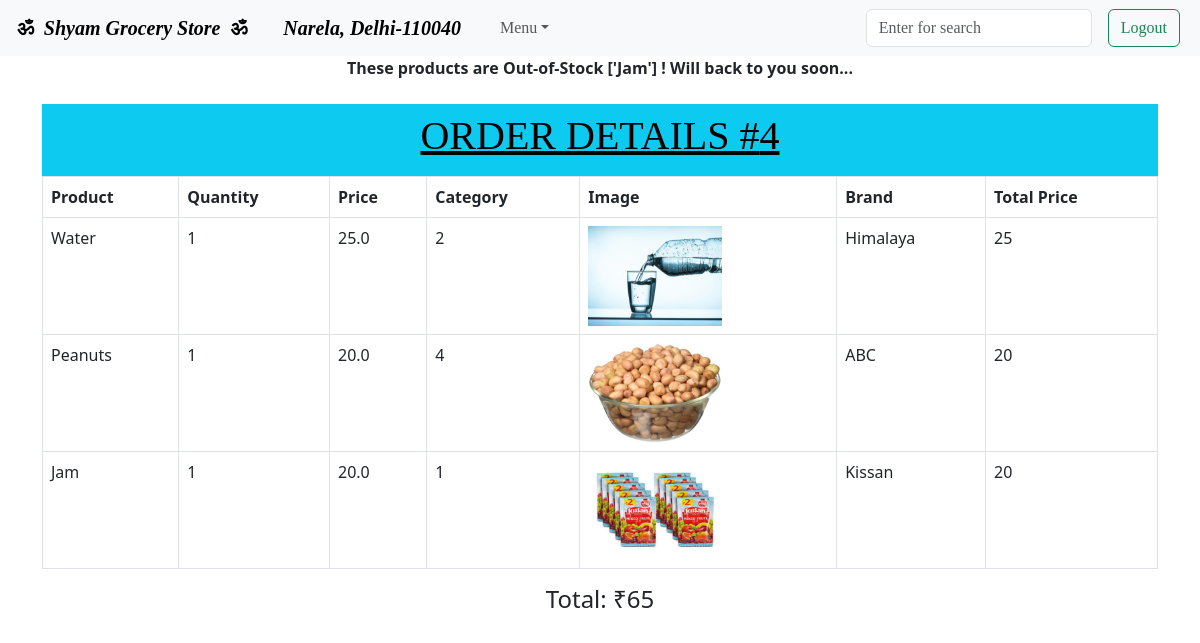
The app's page /order_details/4 (signed in), older data.
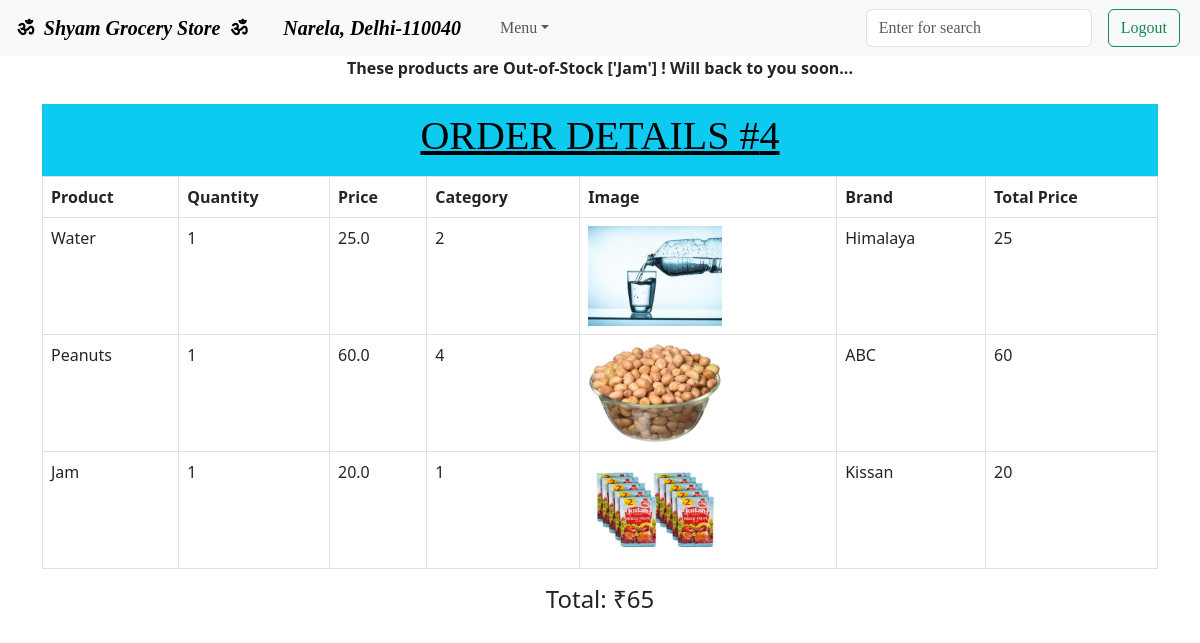
The same page, newer data.
### model.py (models this page shows)
class Product(db.Model):
    __tablename__="product"
    id = db.Column('id', db.Integer, primary_key = True)
    name = db.Column(db.String(50))
    category = db.Column(db.Integer)
    brand = db.Column(db.String(50))
    mfg_date = db.Column(db.String(20))
    exp_date = db.Column(db.String(20))
    unit = db.Column(db.String(15))
    qty = db.Column(db.Integer)
    price_per_unit = db.Column(db.Float(15))
    image = db.Column(db.String)

### controller.py (the view)
@app.route("/order_details/<int:id>")
def order_details(id):
    orders = Order_details.query.filter_by(order_id=id)
    for_price = Order.query.filter_by(id=id).first()
    order_detail = []
    check_for_out_of_stock = []
    total_price = for_price.order_total
    for order in orders:
        product = Product.query.filter_by(id=order.product_id).first()
        if product.qty <= 0:
            check_for_out_of_stock.append(product.name)
        order_detail.append((product.name, order.product_qty, product.price_per_unit, product.category, product.image, product.brand, int(product.price_per_unit)*int(order.product_qty), order.order_id))
    if check_for_out_of_stock:
        flash(f"These products are Out-of-Stock {check_for_out_of_stock} ! Will back to you soon...")
    return render_template("order_details.html", product_list=order_detail, total_price=total_price, order_id=id)

### templates/order_details.html
{% extends "base.html" %}
{% block main %}
{% with messages = get_flashed_messages() %}
{% if messages %}
        {% for message in messages %}
            <center><b>{{ message }}</b></center>
        {% endfor %}
{% endif %}
{% endwith %}
    <div class="container my-4">
        <div class="text-bg-info p-2" style="font-family: Algerian;">
            <h1><center><u>ORDER DETAILS #{{ order_id }}</u></center></h1>
        </div>
        <div class="table-responsive">
                <table class="table table-bordered table-hover">
                    <thead>
                        <tr>
                            <th scope="col">Product</th>
                            <th scope="col">Quantity</th>
                            <th scope="col">Price</th>
                            <th scope="col">Category</th>
                            <th scope="col">Image</th>
                            <th scope="col">Brand</th>
                            <th scope="col">Total Price</th>
                        </tr>
                    </thead>
                    <tbody>
                        {% for item in product_list %}
                        <tr>
                            <td>{{ item[0] }}</td>
                            <td>{{ item[1] }}</td>
                            <td>{{ item[2] }}</td>
                            <td>{{ item[3] }}</td>
                            <td><img src="{{ item[4] }}" height="100px"></td>
                            <td>{{ item[5] }}</td>
                            <td>{{ item[6] }}</td>
                        </tr>
                        {% endfor %}
                    </tbody>
                </table>
        </div>
        <div class="text-center">
            <h4>Total: ₹{{ total_price }}</h4>
        </div>
    </div>
{% endblock %}

### templates/base.html (shortened to what this page needs)
<!doctype html>
<html lang="en">
  <head>
    <link href="https://cdn.jsdelivr.net/npm/bootstrap@5.3.0/dist/css/bootstrap.min.css" rel="stylesheet">
  </head>
  <body>
    <nav class="navbar navbar-expand-lg bg-body-tertiary">
        <div class="container-fluid" style="font-family:Algerian;">
          {% if flag %}
          <a href="/cms" class="navbar-brand"><b>&nbsp;&#x0950;&nbsp;&nbsp;<i>Shyam Grocery Store</i>&nbsp;&nbsp;&#x0950;&nbsp;</b></a>
          <a href="/cms" class="navbar-brand"><b>&nbsp;&nbsp;&nbsp;<i>Narela, Delhi-110040</i>&nbsp;&nbsp;&nbsp;</b></a>
          {% else %}
          <a href="/" class="navbar-brand"><b>&nbsp;&#x0950;&nbsp;&nbsp;<i>Shyam Grocery Store</i>&nbsp;&nbsp;&#x0950;&nbsp;</b></a>
          <a href="/" class="navbar-brand"><b>&nbsp;&nbsp;&nbsp;<i>Narela, Delhi-110040</i>&nbsp;&nbsp;&nbsp;</b></a>
          {% endif %}
          <div class="collapse navbar-collapse" id="navbarSupportedContent">
            <ul class="navbar-nav me-auto mb-2 mb-lg-0">
              <li class="nav-item dropdown">
                <a class="nav-link dropdown-toggle" role="button" data-bs-toggle="dropdown" aria-expanded="false">Menu</a>
              </li>
            </ul>
            {% if flag %}
            <form class="d-flex" role="search" action="/admin_search" method="GET">
              <input class="form-control me-2" type="text" name="query" placeholder="Enter for search" aria-label="Search">
              <button class="btn btn-outline-success" type="submit" hidden>Search</button>
            </form>
            {% else %}
            <form class="d-flex" role="search" action="/search" method="GET">
              <input class="form-control me-2" type="text" name="query" placeholder="Enter for search" aria-label="Search">
            </form>
            {% endif %}
            {% if flag %}
            <form class="d-flex mx-2" role="search" action="/admin_logout" method="POST">
              <button class="btn btn-outline-success" type="submit">Logout</button>
            </form>
            {% else %}
            <form class="d-flex mx-2" role="search" action="/logout" method="POST">
              <button class="btn btn-outline-success" type="submit">Logout</button>
            </form>
            {% endif %}
          </div>
        </div>
      </nav>
      {% block main %}
      {%  endblock %}
  </body>
</html>

Row changes from the older to the newer data that the page shows:
changed Product "Peanuts": price_per_unit "20.0" → "60.0"; item "20" → "60"
